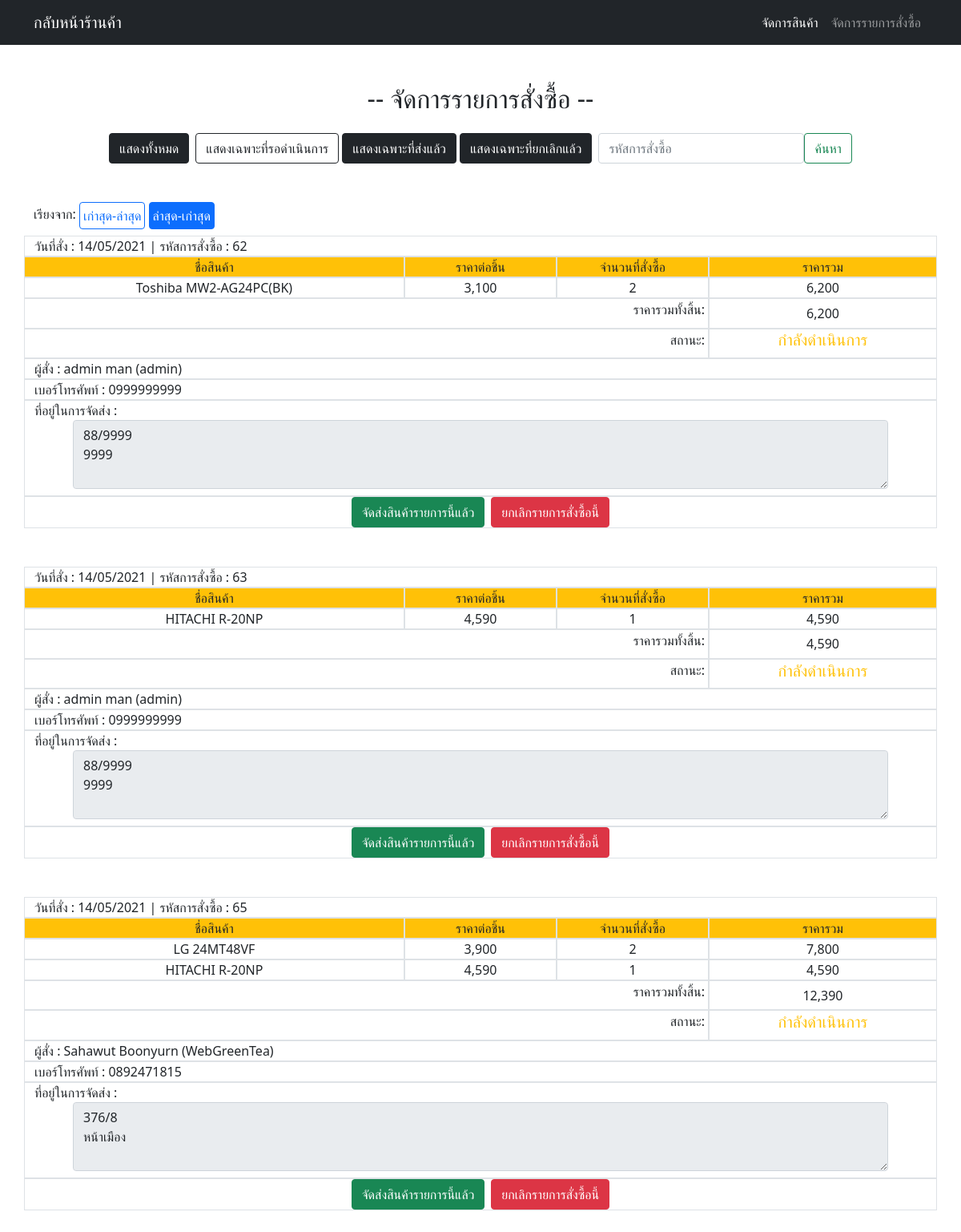
The app's page /adminPage/adminPageOrder.php?show=1 (signed in) with its own data.
### tables this page shows
CREATE TABLE `sell` (
  `sellid` int(3) NOT NULL,
  `userid` int(5) NOT NULL,
  `date` varchar(10) NOT NULL,
  `status` varchar(20) DEFAULT NULL,
  `address` varchar(300) DEFAULT NULL
);

CREATE TABLE `sellinfo` (
  `sellid` int(5) NOT NULL,
  `pdid` int(5) NOT NULL,
  `price` int(6) NOT NULL,
  `count` int(3) NOT NULL,
  `sellinfoid` int(11) NOT NULL
);

CREATE TABLE `product` (
  `productid` int(3) NOT NULL,
  `typeid` int(3) NOT NULL,
  `brandid` int(3) NOT NULL,
  `PDname` varchar(50) NOT NULL,
  `price` int(7) NOT NULL,
  `count` int(3) NOT NULL,
  `picture` varchar(255) NOT NULL,
  `info` varchar(8000) NOT NULL
);

CREATE TABLE `user_data` (
  `userid` int(10) NOT NULL,
  `username` varchar(50) NOT NULL,
  `name` varchar(50) NOT NULL,
  `lastname` varchar(50) NOT NULL,
  `gender` varchar(6) NOT NULL,
  `address` varchar(300) NOT NULL,
  `email` varchar(50) NOT NULL,
  `PhonNumber` int(10) NOT NULL,
  `password` varchar(40) NOT NULL,
  `identity` varchar(5) DEFAULT NULL
);

### adminPage/adminPageOrder.php (the view, shortened to what this page needs)
<?php
include('../conectDB.php');
if (isset($_GET['search'])) {
    $search = $_GET['search'];
    $sql = "SELECT * FROM sell WHERE sellid=$search";
} else {
    if (isset($_GET['show'])) {
        $show = $_GET['show'];
        if ($show == 1) {
            $sql = "SELECT * FROM sell WHERE status='กำลังดำเนินการ'";
        } elseif ($show == 2) {
            $sql = "SELECT * FROM sell WHERE status='ส่งแล้ว'";
        } elseif ($show == 3) {
            $sql = "SELECT * FROM sell WHERE status='รายการนี้ถูกยกเลิก' ";
        } else {
            $sql = "SELECT * FROM sell";
        }
    } else {
        $sql = "SELECT * FROM sell";
    }
}
$resultsell = mysqli_query($conect, $sql);
if (isset($_SERVER['HTTPS']) && $_SERVER['HTTPS'] === 'on')
    $url = "https://";
else
    $url = "http://";
$url .= $_SERVER['HTTP_HOST'];
$url .= $_SERVER['REQUEST_URI'];
?>
<!DOCTYPE html>
<html lang="en">
<head>
    <link rel="stylesheet" href="style.css">
    <link href="https://cdn.jsdelivr.net/npm/bootstrap@5.0.0-beta3/dist/css/bootstrap.min.css" rel="stylesheet">
</head>
<body>
    <nav class="navbar navbar-expand-lg navbar-dark bg-dark justify-content-between flex-nowrap flex-row">
        <div class="container">
            <a href="../" class="navbar-brand float-left">กลับหน้าร้านค้า</a>
            <ul class="nav navbar-nav ml-auto">
                <li class="nav-item">
                    <a href="adminPage.php" class="nav-link pr-3 active">จัดการสินค้า</a>
                </li>
                <li class="nav-item">
                    <a href="adminPageOrder.php" class="nav-link pr-3 ">จัดการรายการสั่งซื้อ</a>
                </li>
            </ul>
        </div>
    </nav>
    <div class="container mb-5">
        <h2 class="mt-5 d-flex justify-content-center mb-4"> -- จัดการรายการสั่งซื้อ -- </h2>
        <div class="row">
            <div class="col-md-12 d-flex justify-content-center">
                <?php if (isset($show)) : ?>
                    <?php if ($show == 1) : ?>
                        <a href="adminPageOrder.php" class="btn btn-dark me-1">แสดงทั้งหมด</a>
                        <a href="adminPageOrder.php?show=1" class="btn btn-outline-dark ms-1">แสดงเฉพาะที่รอดำเนินการ</a>
                        <a href="adminPageOrder.php?show=2" class="btn btn-dark ms-1">แสดงเฉพาะที่ส่งแล้ว</a>
                        <a href="adminPageOrder.php?show=3" class="btn btn-dark ms-1">แสดงเฉพาะที่ยกเลิกแล้ว</a>
                    <?php endif ?>
                <?php endif ?>
                <form class="d-flex mb-0 ms-2" action="" method="get">
                    <input class="form-control" type="number" placeholder="รหัสการสั่งซื้อ" name="search" required>
                    <button class="btn btn-outline-success" type="submit">ค้นหา</button>
                </form>
            </div>
        </div>
        <div class="row mt-5">
            <?php if (!isset($search)) : ?>
                <div class="col-md-12">
                    เรียงจาก:
                    <?php if (isset($_GET['orderby'])) : ?>
                        <a href="<?php
                                    if (isset($show)) {
                                        echo "adminPageOrder.php?show=" . $show;
                                    } else {
                                        echo "adminPageOrder.php";
                                    }
                                    ?>" class="btn btn-primary p-1">เก่าสุด-ล่าสุด</a>
                        <a href="" class="btn btn-outline-primary p-1">ล่าสุด-เก่าสุด</a>
                    <?php else : ?>
                        <a href="" class="btn btn-outline-primary p-1">เก่าสุด-ล่าสุด</a>
                        <a href="<?php if (isset($show)) {
                                        echo $url . "&orderby=1";
                                    } else {
                                        echo $url . "?orderby=1";
                                    } ?>" class="btn btn-primary p-1">ล่าสุด-เก่าสุด</a>
                    <?php endif ?>
                </div>
            <?php endif ?>
        </div>
        <?php if (mysqli_num_rows($resultsell) > 0) : ?>
            <?php while ($rowofsell = mysqli_fetch_array($resultsell)) { ?>
                <?php $sellid = $rowofsell['sellid'] ?>
                <?php $sql = "SELECT *,price*count  AS total FROM  `sellinfo` WHERE `sellid`=$sellid";
                $resulsellinfo = mysqli_query($conect, $sql);
                ?>
                <div class="row mt-2 border">
                    <div class="col-md-12 ">
                        วันที่สั่ง : <?php echo $rowofsell['date'] ?>
                        | รหัสการสั่งซื้อ : <?php echo $rowofsell['sellid'] ?>
                    </div>
                </div>
                <?php if ($rowofsell['status'] == "กำลังดำเนินการ") : ?>
                    <div class="row bg-warning">
                        <div class="col-md-5 d-flex justify-content-center border">
                            ชื่อสินค้า
                        </div>
                        <div class="col-md-2 d-flex justify-content-center border">
                            ราคาต่อชิ้น
                        </div>
                        <div class="col-md-2 d-flex justify-content-center border">
                            จำนวนที่สั่งซื้อ
                        </div>
                        <div class="col-md-3 d-flex justify-content-center border">
                            ราคารวม
                        </div>
                    </div>
                <?php endif ?>
                <?php $total = 0; ?>
                <?php while ($rowsellinfo = mysqli_fetch_array($resulsellinfo)) {
                ?>
                    <?php
                    $PDID = $rowsellinfo['pdid'];
                    $sql = "SELECT PDname FROM `product` WHERE productid=$PDID";
                    $productName = mysqli_query($conect, $sql);
                    $productName = mysqli_fetch_array($productName)['PDname'];
                    ?>
                    <div class="row">
                        <div class="col-md-5 d-flex justify-content-center border">
                            <?php echo $productName; ?>
                        </div>
                        <div class="col-md-2 d-flex justify-content-center border">
                            <?php echo number_format($rowsellinfo['price']); ?>
                        </div>
                        <div class="col-md-2 d-flex justify-content-center border">
                            <?php echo $rowsellinfo['count'] ?>
                        </div>
                        <div class="col-md-3 d-flex justify-content-center border">
                            <?php echo number_format($rowsellinfo['total']); ?>
                            <?php $total += $rowsellinfo['total']; ?>
                        </div>
                    </div>
                <?php } ?>
                <div class="row">
                    <div class="col-md-9 d-flex justify-content-end p-1 border">
                        <h6>ราคารวมทั้งสิ้น:</h6>
                    </div>
                    <div class="col-md-3 d-flex justify-content-center border align-items-center">
                        <?php echo number_format($total) ?>
                    </div>
                </div>
                <div class="row">
                    <div class="col-md-9 d-flex justify-content-end p-1 border">
                        <h6>สถานะ:</h6>
                    </div>
                    <div class="col-md-3 d-flex justify-content-center border align-items-center">
                        <?php if ($rowofsell['status'] == "กำลังดำเนินการ") : ?>
                            <h5 class="text-warning"><?php echo $rowofsell['status'] ?></h5>
                        <?php elseif ($rowofsell['status'] == "ส่งแล้ว") : ?>
                            <h5 class="text-success"><?php echo $rowofsell['status'] ?></h5>
                        <?php else : ?>
                            <h5 class="text-danger"><?php echo $rowofsell['status'] ?></h5>
                        <?php endif ?>
                    </div>
                </div>
                <div class="row border">
                    <div class="col-md-12 ">
                        ผู้สั่ง : <?php
                                    $userid = $rowofsell['userid'];
                                    $sql = "SELECT username,name,lastname,PhonNumber FROM user_data WHERE userid=$userid";
                                    $userdata = mysqli_query($conect, $sql);
                                    $userdata = mysqli_fetch_array($userdata);
                                    echo $userdata['name'] . " " . $userdata['lastname'] . " (" . $userdata['username'] . ")";
                                    ?>
                    </div>
                </div>
                <div class="row border">
                    <div class="col-md-12">
                        เบอร์โทรศัพท์ : <?php
                                        echo "0" . $userdata['PhonNumber']
                                        ?>
                    </div>
                </div>
                <div class="row">
                    <div class="col-md-12 border">
                        ที่อยู่ในการจัดส่ง :<br>
                        <div class="ms-5 me-5 mb-2">
                            <textarea name="" id="" class="form-control" rows="3" disabled><?php echo $rowofsell['address'] ?></textarea>
                        </div>
                    </div>
                </div>
                <?php if ($rowofsell['status'] == "กำลังดำเนินการ") : ?>
                    <div class="row border mb-5">
                        <div class="col-md-12 d-flex justify-content-center">
                            <form action="updateOrderStatus.php" method="get">
                                <input type="submit" name="submit" value="จัดส่งสินค้ารายการนี้แล้ว" class="btn btn-success me-1">
                            </form>
                            <form action="updateOrderStatus.php" method="get">
                                <input type="submit" name="submit" value="ยกเลิกรายการสั่งซื้อนี้" class="btn btn-danger ms-1">
                            </form>
                        </div>
                    </div>
                <?php endif ?>
            <?php }  ?>
        <?php endif ?>
    </div>
</body>
</html>

### records on screen
sell: date "14/05/2021", sellid "62", shows "ชื่อสินค้า", total "6,200", status "กำลังดำเนินการ", userid.name "admin", userid.lastname "man", userid.username "admin", userid.PhonNumber "999999999", address "88/9999 9999"
sellinfo: product.PDname "Toshiba MW2-AG24PC(BK)", price "3,100", count "2", total "6,200"
sell: date "14/05/2021", sellid "63", shows "ชื่อสินค้า", total "4,590", status "กำลังดำเนินการ", userid.name "admin", userid.lastname "man", userid.username "admin", userid.PhonNumber "999999999", address "88/9999 9999"
sellinfo: product.PDname "HITACHI R-20NP", price "4,590", count "1", total "4,590"
sell: date "14/05/2021", sellid "65", shows "ชื่อสินค้า", total "12,390", status "กำลังดำเนินการ", userid.name "Sahawut", userid.lastname "Boonyurn", userid.username "WebGreenTea", userid.PhonNumber "892471815", address "376/8 หน้าเมือง"
sellinfo: product.PDname "LG 24MT48VF", price "3,900", count "2", total "7,800"
sellinfo: product.PDname "HITACHI R-20NP", price "4,590", count "1", total "4,590"
